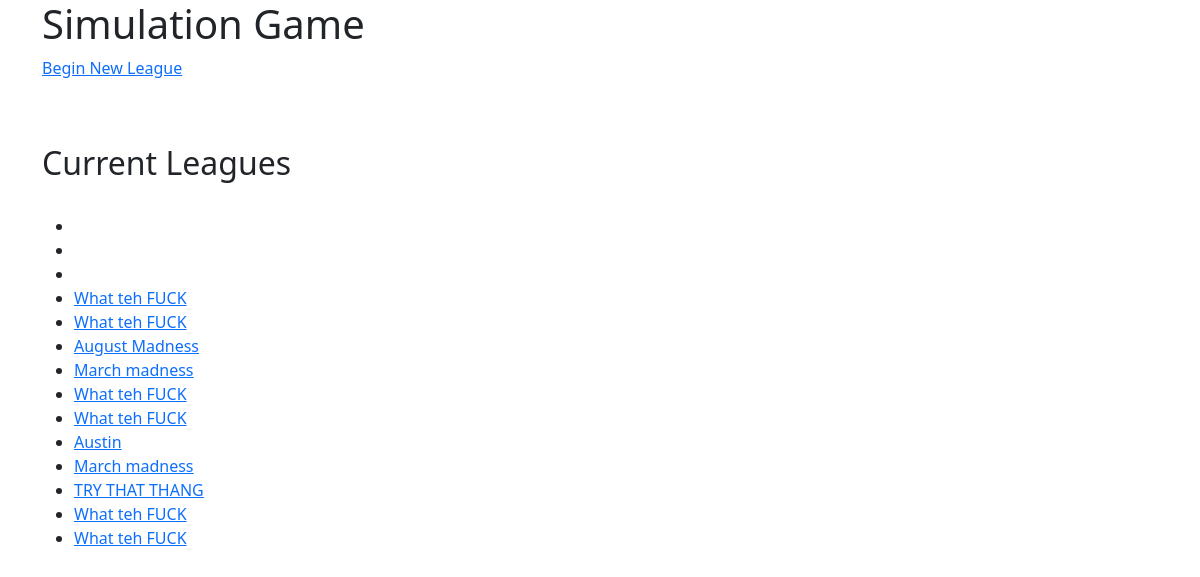
The page /simulationgame/ on the database its author committed.
### ppg_predictor/models.py (models this page shows, shortened)
class League(models.Model):
    leaguename = models.CharField(max_length=25)

### ppg_predictor/views.py (the view)
# urls.py: path('simulationgame/', simulationgame, name='simulationgame'),
def simulationgame(request):
    leagues = League.objects.all()
    return render(request, 'simulationgame/simulationgame.html',{'leagues':leagues})

### ppg_predictor/templates/simulationgame/simulationgame.html
{% extends 'ppg_predictor/base.html' %}
{% block content %}
<h1>Simulation Game</h1>
<a href = "{% url 'newleague' %}">
    <p>Begin New League</p>
</a>
<br>
<br>
<h2>Current Leagues</h2>
<br>
<ul>
    {% for league in leagues %}
        <li>
        <a href="{% url 'viewleague' league.id %}">{{ league.leaguename }}</a>
        </li>
    {% endfor %}
</ul>
<br>
{% endblock %}

### ppg_predictor/templates/ppg_predictor/base.html (shortened to what this page needs)
<!doctype html>
<html lang="en">
  <head>
    <link href="https://cdn.jsdelivr.net/npm/bootstrap@5.2.0/dist/css/bootstrap.min.css" rel="stylesheet">
  </head>
  <body>
    <div class="container">
      {% block content %}{% endblock %}
    </div>
  </body>
</html>

### rows shown on the page
League: leaguename "What teh FUCK"
League: leaguename "What teh FUCK"
League: leaguename "August Madness"
League: leaguename "March madness"
League: leaguename "What teh FUCK"
League: leaguename "What teh FUCK"
League: leaguename "Austin"
League: leaguename "March madness"
League: leaguename "TRY THAT THANG"
League: leaguename "What teh FUCK"
League: leaguename "What teh FUCK"
